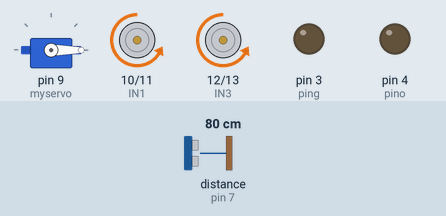
Recording of a sketch running on a simulated Arduino Uno, built with avr-gcc and run on an emulated ATmega328P. Shown: servo, motor-driver pin pairs drawn as motors (green arrow = first pin HIGH = forward, orange = second pin HIGH = backward, longer = more drive, scaled by the enable pin), output pins drawn as LEDs (lit = HIGH). Wiring (inferred from the names in the program): ultrasonic range finder: trigger pin 8; echo pin 7. The inputs (shaded band) are chosen by the test bench; at power-on: distance to the obstacle (sensor on pin 7) 80 cm. The echo pulse lasts 58.3 µs per cm; pins used as bus, display or sensor lines are not drawn.

Above: at 1.2 s.
1.3 s: distance to the obstacle (sensor on pin 7) set to 24 cm
2.8 s: distance to the obstacle (sensor on pin 7) set to 19 cm
At 3.3 s:
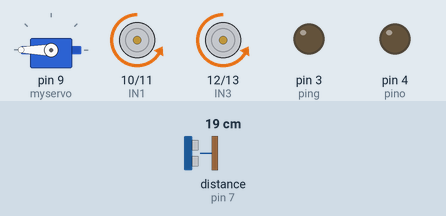
4.3 s: distance to the obstacle (sensor on pin 7) set to 35 cm
At 5.5 s:
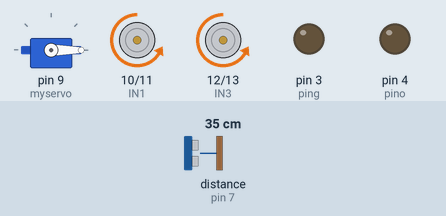
5.8 s: distance to the obstacle (sensor on pin 7) set to 2 cm
At 6.8 s:
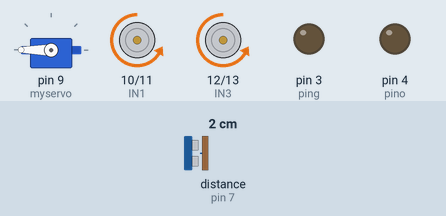
Timing chart, 0 to 8.3 s (numbered marks = the images above; inputs shaded):
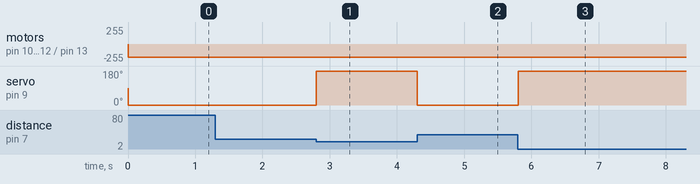

Measured:
- the behaviour switches between 22 and 21 cm on distance to the obstacle (sensor on pin 7) (found by bisection; images 0 and 1)
- after the input at 1.3 s, every drawn part: stays the same
- after the input at 2.8 s, servo on pin 9 (myservo): 0° → 180° at once
- after the input at 4.3 s, servo on pin 9 (myservo): 180° → 0° at once
- after the input at 5.8 s, servo on pin 9 (myservo): 0° → 180° at once

The sketch:

TONOBIL.ino
```cpp
#include<Servo.h>
#define IN1 10
#define IN2 11
#define IN3 12
#define IN4 13
#define Enb 5
#define Ena 6
int echo=7;
int trig=8;
int ping = 3;
int pino =4;
int dis ;
int duree;
 Servo myservo;


void setup()
{
  Serial.begin(9600);
  pinMode(trig, OUTPUT);
  pinMode(echo, INPUT);

  pinMode(pino, OUTPUT);
  pinMode(ping, OUTPUT);

    pinMode(IN1, OUTPUT);
    pinMode(IN2, OUTPUT);
    pinMode(IN3, OUTPUT);
    pinMode(IN4, OUTPUT);
    pinMode(Enb ,OUTPUT);
    pinMode(Ena, OUTPUT);
      myservo.attach(9);
}
void loop() {
  digitalWrite(trig, HIGH);
  delayMicroseconds(2); // Wait for 1000 millisecond(s)
  digitalWrite(trig, LOW);


   duree=pulseIn(echo,HIGH);
   dis=duree* 0.034/2;
   myservo.write(0);

   if (dis>20){
      digitalWrite(IN1,LOW);
      digitalWrite(IN2,HIGH);
      analogWrite(Ena,200);

      digitalWrite(IN3,LOW);
      digitalWrite(IN4,HIGH);
      analogWrite(Enb,200);
   }
   else{
    myservo.write(90);
    if (dis>20){
      digitalWrite(IN1,HIGH);// bach yweli lelor
      digitalWrite(IN2,LOW);
      analogWrite(Ena,200);

      digitalWrite(IN3,HIGH);
      digitalWrite(IN4,LOW);
      analogWrite(Enb,200);
          delay(500);

      digitalWrite(IN1,LOW);
      digitalWrite(IN2,HIGH);
      analogWrite(Ena,200);

      digitalWrite(IN3,HIGH);
      digitalWrite(IN4,HIGH);
      analogWrite(Enb,160);
   }  else{
      myservo.write(180);
             if (dis>20){
      digitalWrite(IN1,HIGH);
      digitalWrite(IN2,LOW);
      analogWrite(Ena,200);

      digitalWrite(IN3,HIGH);
      digitalWrite(IN4,LOW);
      analogWrite(Enb,200);

        delay(500);

      digitalWrite(IN1,LOW);
      digitalWrite(IN2,HIGH);
      analogWrite(Ena,160);

      digitalWrite(IN3,HIGH);
      digitalWrite(IN4,HIGH);
      analogWrite(Enb,200);
     }
      }
       }
        }
```
